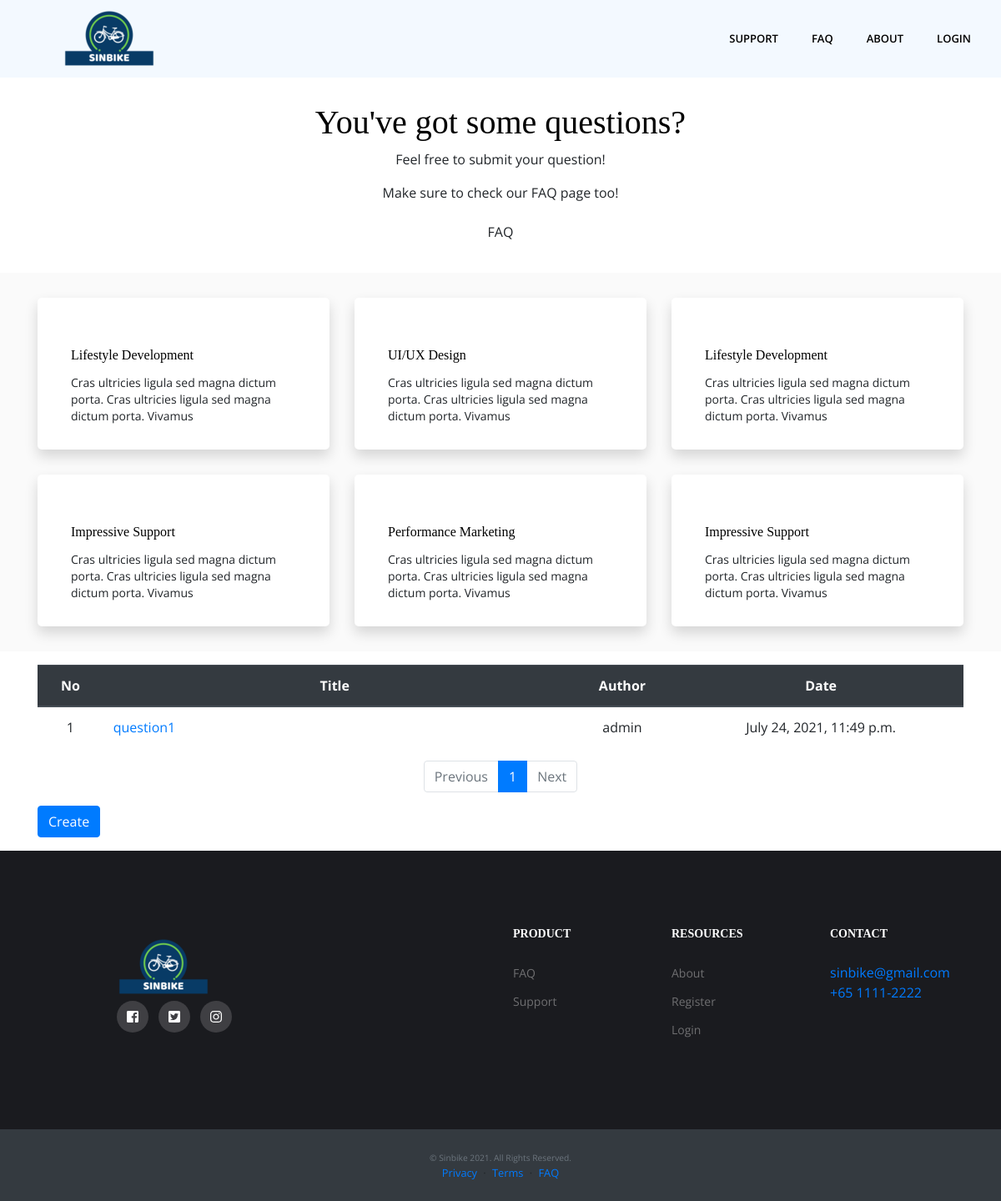
Before: /support/ with the older database file.
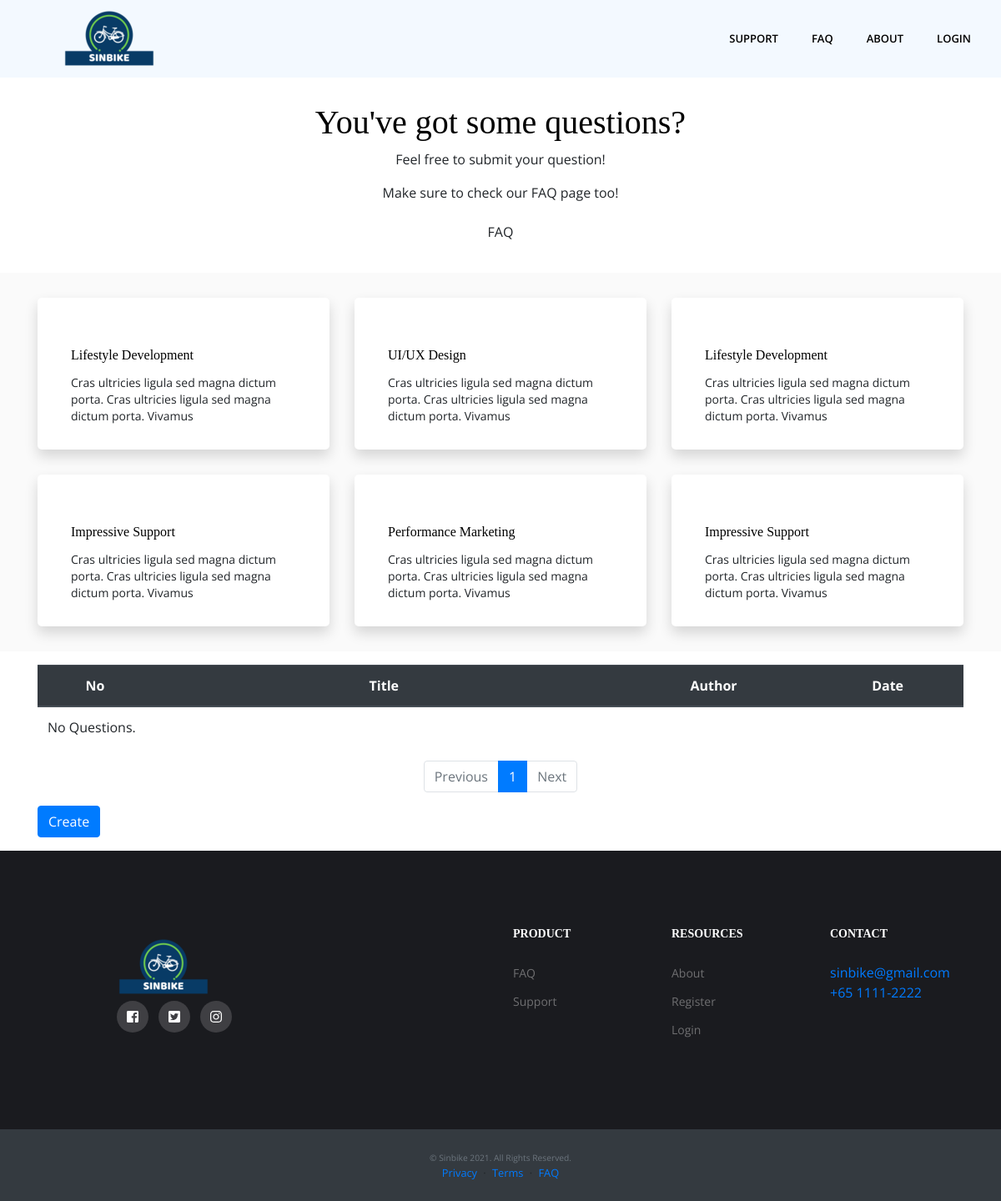
After: the same page with the newer database file.
### sinbike_CX/models.py (models this page shows)
class Question(models.Model):
    subject = models.CharField(max_length=200)
    content = models.TextField()
    create_date = models.DateTimeField()
    author = models.ForeignKey(User, on_delete=models.CASCADE)
    modify_date = models.DateTimeField(null=True, blank=True)

### sinbike_CX/views.py (the view)
# urls.py: path('', views.main, name='main'),
def main(request):
    page = request.GET.get('page', '1')
    question_list = Question.objects.order_by('-create_date')
    paginator = Paginator(question_list, 10)
    page_obj = paginator.get_page(page)
    context = {'question_list': page_obj}
    return render(request, 'sinbike_CX/question_list.html', context)

### sinbike_CX/templatetags/filter.py (called while the page is built)
@register.filter
def sub(value, arg):
    return value - arg

### templates/sinbike_CX/question_list.html (shortened to what this page needs)
{% extends 'base.html' %}
{% load filter %}
{% load static %}
{% block content %}
<section class="section page-title" id="support-main">
    <div class="container">
        <div class="row">
            <div class="col-sm-8 m-auto">
                <h1>You've got some questions?</h1>
                <p>Feel free to submit your question!</p>
                <p>Make sure to check our FAQ page too!</p>
                <a href="{% url 'common:faq' %}" class="btn btn-main-sm">FAQ</a>
            </div>
        </div>
    </div>
</section>
<section class="services section bg-gray" id="support-main">
    <div class="container">
        <div class="row">
            <div class="col-lg-4 col-md-6 align-self-center">
                <div class="service-block shadow">
                    <h3>Lifestyle Development</h3>
                    <p>Cras ultricies ligula sed magna dictum porta. Cras ultricies ligula sed magna dictum porta.
                        Vivamus</p>
                </div>
                <div class="service-block shadow">
                    <h3>Impressive Support</h3>
                    <p>Cras ultricies ligula sed magna dictum porta. Cras ultricies ligula sed magna dictum porta.
                        Vivamus</p>
                </div>
            </div>
            <div class="col-lg-4 col-md-6 align-self-center">
                <div class="service-block shadow">
                    <h3>UI/UX Design</h3>
                    <p>Cras ultricies ligula sed magna dictum porta. Cras ultricies ligula sed magna dictum porta.
                        Vivamus</p>
                </div>
                <div class="service-block shadow">
                    <h3>Performance Marketing</h3>
                    <p>Cras ultricies ligula sed magna dictum porta. Cras ultricies ligula sed magna dictum porta.
                        Vivamus</p>
                </div>
            </div>
            <div class="col-lg-4 col-md-6 align-self-center">
                <div class="service-block shadow">
                    <h3>Lifestyle Development</h3>
                    <p>Cras ultricies ligula sed magna dictum porta. Cras ultricies ligula sed magna dictum porta.
                        Vivamus</p>
                </div>
                <div class="service-block shadow">
                    <h3>Impressive Support</h3>
                    <p>Cras ultricies ligula sed magna dictum porta. Cras ultricies ligula sed magna dictum porta.
                        Vivamus</p>
                </div>
            </div>
        </div>
    </div>
</section>
<div class="container my-3">
    <table class="table">
        <thead>
        <tr class="text-center thead-dark">
            <th>No</th>
            <th style="width:50%">Title</th>
            <th>Author</th>
            <th>Date</th>
        </tr>
        </thead>
        <tbody>
        {% if question_list %}
        {% for question in question_list %}
        <tr class="text-center">
            <td>{{ question_list.paginator.count|sub:question_list.start_index|sub:forloop.counter0|add:1 }}</td>
            <td class="text-left">
                <a href="{% url 'support:detail' question.id %}">{{ question.subject }}</a>
            </td>
            <td>{{ question.author.username }}</td>
            <td>{{ question.create_date }}</td>
        </tr>
        {% endfor %}
        {% else %}
        <tr>
            <td colspan="3">No Questions.</td>
        </tr>
        {% endif %}
        </tbody>
    </table>
    <ul class="pagination justify-content-center">
        {% if question_list.has_previous %}
        <li class="page-item">
            <a class="page-link" href="?page={{ question_list.previous_page_number }}">Previous</a>
        </li>
        {% else %}
        <li class="page-item disabled">
            <a class="page-link" tabindex="-1" aria-disabled="true" href="#">Previous</a>
        </li>
        {% endif %}
        {% for page_number in question_list.paginator.page_range %}
        {% if page_number >= question_list.number|add:-5 and page_number <= question_list.number|add:5 %}
            {% if page_number == question_list.number %}
            <li class="page-item active" aria-current="page">
                <a class="page-link" href="?page={{ page_number }}">{{ page_number }}</a>
            </li>
            {% else %}
            <li class="page-item">
                <a class="page-link" href="?page={{ page_number }}">{{ page_number }}</a>
            </li>
            {% endif %}
        {% endif %}
        {% endfor %}
        {% if question_list.has_next %}
        <li class="page-item">
            <a class="page-link" href="?page={{ question_list.next_page_number }}">Next</a>
        </li>
        {% else %}
        <li class="page-item disabled">
            <a class="page-link" tabindex="-1" aria-disabled="true" href="#">Next</a>
        </li>
        {% endif %}
    </ul>
    <a href="{% url 'support:question_create' %}" class="btn btn-primary">Create</a>
</div>
{% endblock %}

### templates/base.html (shortened to what this page needs)
{% load static %}
<!doctype html>
<html lang="en">
    <head>
        <link rel="stylesheet" type="text/css" href="{% static 'bootstrap.min.css' %}">
        <link rel="stylesheet" type="text/css" href="{% static 'style.css' %}">
        <link rel="stylesheet" type="text/css" href="{% static 'main.css' %}">
    </head>
    <body>
        {% include "navbar.html" %}
        {% block content %}
        {% endblock %}
    </body>
    <footer>
        <div class="footer-main">
            <div class="container">
                <div class="row">
                    <div class="col-lg-4 col-md-12 m-md-auto align-self-center">
                        <div class="block">
                            <a class="navbar-brand" href="{% url 'home' %}"><img src="{%static 'images/logo_footer.png'%}" alt="logo"></a>
                            <ul class="social-icon list-inline">
                                <li class="list-inline-item">
                                    <a href="#"><i class="fab fa-facebook-square"></i></a>
                                </li>
                                <li class="list-inline-item">
                                    <a href="#"><i class="fab fa-twitter-square"></i></a>
                                </li>
                                <li class="list-inline-item">
                                    <a href="#"><i class="fab fa-instagram"></i></a>
                                </li>
                            </ul>
                        </div>
                    </div>
                    <div class="col-lg-2 col-md-3 col-6 mt-5 mt-lg-0">
                        <div class="block-2">
                            <h6>Product</h6>
                            <ul>
                                <li><a href="{% url 'common:faq' %}">FAQ</a></li>
                                <li><a href="{% url 'support:main' %}">Support</a></li>
                            </ul>
                        </div>
                    </div>
                    <div class="col-lg-2 col-md-3 col-6 mt-5 mt-lg-0">
                        <div class="block-2">
                          <h6>Resources</h6>
                          <ul>
                              <li><a href="{% url 'common:login' %}">About</a></li>
                              <li><a href="{% url 'common:signup' %}">Register</a></li>
                              <li><a href="{% url 'common:login' %}">Login</a></li>
                          </ul>
                        </div>
                      </div>
                      <div class="col-lg-2 col-md-3 col-6 mt-5 mt-lg-0">
                        <div class="block-2">
                          <h6>Contact</h6>
                          <address>
                              <a href="mailto:sinbike@gmail.com">sinbike@gmail.com</a>
                              <a href="tel:+6511112222">+65 1111-2222</a>
                          </address>
                        </div>
                      </div>
                </div>
            </div>
        </div>
        <div class="text-center bg-dark py-4 small">
                <small class="text-secondary">&copy; Sinbike 2021. All Rights Reserved.</small class="
                    text-secondary">
            <div>
                <a href="#!">Privacy</a>
                <span class="mx-1">&middot;</span>
                <a href="#!">Terms</a>
                <span class="mx-1">&middot;</span>
                <a href="#!">FAQ</a>
            </div>
        </div>
    </footer>
</html>

### templates/navbar.html
{% load static %}
<nav class="navbar main-nav navbar-expand-lg">
    <a class="navbar-brand" href="{% url 'home' %}"><img src="{% static '/images/logo.png' %}" alt="logo"></a>
    <div class="collapse navbar-collapse" id="navbarNav">
        <ul class="navbar-nav ml-auto">
            <li class="nav-item">
                <a class="nav-link" href="{% url 'support:main' %}">Support</a>
            </li>
            <li class="nav-item">
                <a class="nav-link" href="{% url 'common:faq' %}">FAQ</a>
            </li>
            <li class="nav-item">
                <a class="nav-link" href="{% url 'common:about' %}">About</a>
            </li>
        </ul>
        <span class="navbar-text">
            <ul class="navbar-nav">
                <li class="nav-item">
                    {% if user.is_authenticated %}
                    <a class="nav-link" href="{% url 'common:logout' %}">{{ user.username }} (Logout)</a>
                    {% else %}
                    <a class="nav-link" href="{% url 'common:login' %}">Login</a>
                    {% endif %}
                </li>
            </ul>
        </span>
    </div>
</nav>

### static/style.css (style rules this page uses)
.container { width: 100%; padding-right: 15px; padding-left: 15px; margin-right: auto; margin-left: auto; }
body { margin: 0; font-family: -apple-system,BlinkMacSystemFont,"Segoe UI",Roboto,"Helvetica Neue",Arial,"Noto Sans",sans-serif,"Apple Color Emoji","Segoe UI Emoji","Segoe UI Symbol","Noto Color Emoji"; font-size: 1rem; font-weight: 400; line-height: 1.5; color: #212529; text-align: left; background-color: #fff; }

### static/main.css (style rules this page uses)
body, p, a, li { font-family: "Open Sans", sans-serif; -webkit-font-smoothing: antialiased; }
h1, h2, h3, h4, h5, h6 { font-family: "Open Sans", sans-serif; color: #000; font-weight: 300; }
h1, h2, h3, h4, h5, h6 { font-family: "Playfair Display", Georgia, "Times New Roman", serif; }
.main-nav { background: #F3F9FF; z-index:1; }
.main-nav .navbar-brand { padding:0; }
.main-nav .navbar-nav .nav-item { position: static !important; font-family: "Open Sans", sans-serif; }
.main-nav .navbar-nav .nav-item .nav-link { position: static; text-align: center; font-size: 13px; text-transform: uppercase; font-weight: 600; color: #000; padding-left: 20px; padding-right: 20px; line-height: 45px; }
.footer-main { padding: 92px 0; background: #1a1b1f; }
.footer-main .block ul.social-icon li a { text-decoration: none; display:block; width:38px; height: 38px; border-radius: 100%; background: #3f3f43; color: #fff; text-align: center; line-height: 38px; }
.footer-main .block-2 h6 { font-weight: bold; font-size: 14px; text-transform: uppercase; color: #fff; margin-bottom:25px; }
.footer-main .block-2 ul { padding: 0; }
.footer-main .block-2 ul li { margin-bottom: 10px; list-style: none; }
.footer-main .block-2 ul li a { font-size: 14px; color: #6f6f71; transition: .2s ease; }
.section { padding: 100px 0; }
#support-main { padding: 30px 0; }
.bg-gray { background: #fafafa; }
.page-title { text-align: center; }
.services .service-block { background: #fff; padding: 30px 40px; margin-bottom: 30px; border-radius: 5px; }
.services .service-block:last-child { margin-bottom: 0; }
.services .service-block h3 { line-height: 30px; text-transform: capitalize; font-size: 16px; font-weight: 500; }
.services .service-block p { margin-bottom: 0; font-size: 14px; line-height: 20px; }

Changed rows visible on the page:
removed Question: paginator.count|sub "1", subject "question1", author.username "admin", create_date "July 24, 2021, 11:49 p.m."
Other visible differences:
text now shown: "No Questions."
